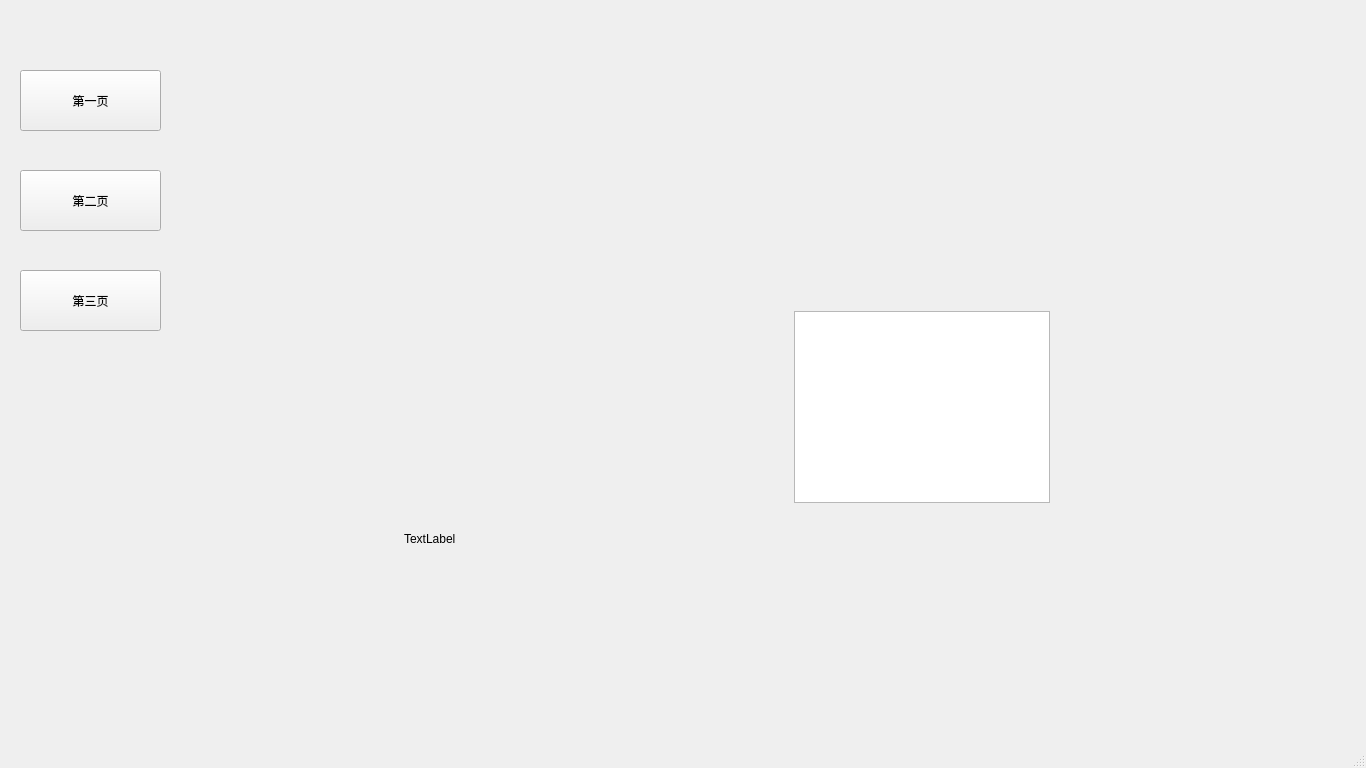
<?xml version="1.0" encoding="UTF-8"?>
<ui version="4.0">
 <class>MainWindow</class>
 <widget class="QMainWindow" name="MainWindow">
  <property name="geometry">
   <rect>
    <x>0</x>
    <y>0</y>
    <width>1366</width>
    <height>768</height>
   </rect>
  </property>
  <property name="windowTitle">
   <string>MainWindow</string>
  </property>
  <widget class="QWidget" name="centralwidget">
   <property name="styleSheet">
    <string notr="true"/>
   </property>
   <widget class="QStackedWidget" name="stackedWidget">
    <property name="geometry">
     <rect>
      <x>174</x>
      <y>11</y>
      <width>1181</width>
      <height>721</height>
     </rect>
    </property>
    <property name="styleSheet">
     <string notr="true"/>
    </property>
    <property name="currentIndex">
     <number>0</number>
    </property>
    <widget class="QWidget" name="page_1">
     <widget class="QLabel" name="label">
      <property name="geometry">
       <rect>
        <x>230</x>
        <y>520</y>
        <width>72</width>
        <height>15</height>
       </rect>
      </property>
      <property name="text">
       <string>TextLabel</string>
      </property>
     </widget>
     <widget class="QTableView" name="tableView">
      <property name="geometry">
       <rect>
        <x>620</x>
        <y>300</y>
        <width>256</width>
        <height>192</height>
       </rect>
      </property>
     </widget>
    </widget>
    <widget class="QWidget" name="page_2"/>
    <widget class="QWidget" name="page_3"/>
   </widget>
   <widget class="QPushButton" name="menuBtn_1">
    <property name="geometry">
     <rect>
      <x>20</x>
      <y>70</y>
      <width>141</width>
      <height>61</height>
     </rect>
    </property>
    <property name="text">
     <string>第一页</string>
    </property>
   </widget>
   <widget class="QPushButton" name="menuBtn_2">
    <property name="geometry">
     <rect>
      <x>20</x>
      <y>170</y>
      <width>141</width>
      <height>61</height>
     </rect>
    </property>
    <property name="text">
     <string>第二页</string>
    </property>
   </widget>
   <widget class="QPushButton" name="menuBtn_3">
    <property name="geometry">
     <rect>
      <x>20</x>
      <y>270</y>
      <width>141</width>
      <height>61</height>
     </rect>
    </property>
    <property name="text">
     <string>第三页</string>
    </property>
   </widget>
  </widget>
  <widget class="QStatusBar" name="statusbar"/>
 </widget>
 <resources/>
 <connections/>
</ui>
